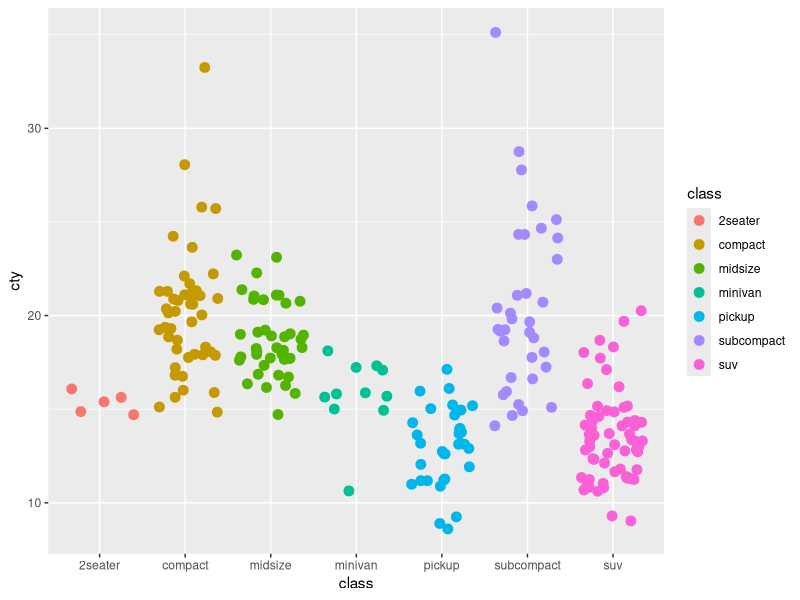

R code for this plot:
## ---- chunk 1
knitr::opts_chunk$set(echo = TRUE)
library(tidyverse)
## ---- chunk 2
ggplot(mpg, aes(class, cty)) +
  geom_jitter(aes(color = class), size = 3)
